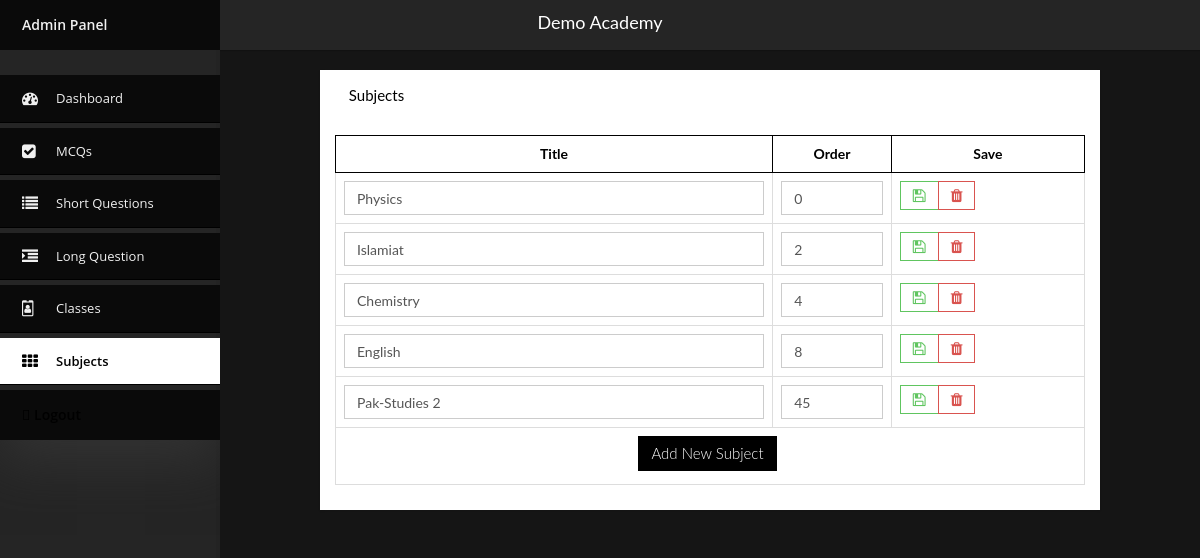
/editor/subjects.php (signed in), run on the app's committed database.
### tables this page shows
CREATE TABLE IF NOT EXISTS `contact` (
  `id` int(11) NOT NULL AUTO_INCREMENT,
  `sitename` text,
  `logo` text,
  `phone` text,
  `email` text,
  `address` text,
  `gmaps` text,
  `cover` text,
  `post` text,
  `fpost` text,
  `facebook` text,
  `twitter` text,
  `insta` text,
  `youtube` text,
  PRIMARY KEY (`id`)
);

CREATE TABLE IF NOT EXISTS `subjects` (
  `id` int(11) NOT NULL AUTO_INCREMENT,
  `name` text NOT NULL,
  `ordr` int(11) NOT NULL,
  `created_at` timestamp NOT NULL DEFAULT CURRENT_TIMESTAMP,
  PRIMARY KEY (`id`)
);

### editor/subjects.php (the view, shortened to what this page needs)
<html>
<head>
  <?php include('include/head.php') ?>
  <?php if(empty( $_GET['page_name'])) $link = 'Null' ?>
  <?php if(empty( $_GET['page_name'])) $link = 'subjects' ?>
</head>
<body onload="showtoast()" class="page-header-fixed bg-1 sidebar-nav">
  <div class="modal-shiftfix">
    <?php include('include/header.php') ?>
    <div class="container-fluid main-content">
      <div class="row">
        <div class="col-lg-1">
        </div>
        <div class="col-lg-10">
          <div class="widget-container fluid-height clearfix">
            <div class="heading" style="text-transform: capitalize;">
              <i class="fa fa-images"></i> subjects
            </div>
            <div class="widget-content padded clearfix">
              <table class="table table-bordered">
                <thead>
                  <th>
                   Title
                 </th>
                <th style="max-width: 60px;">
                  Order
                </th>
                <th class="hidden-xs">
                  Save
                </th>
              </thead>
              <tbody>
                <?php
                $rows =mysqli_query($con,"SELECT * FROM subjects  ORDER BY ordr" ) or die(mysqli_error($con));
                $n=0;
                while($row=mysqli_fetch_array($rows)){
                  $name = $row['name'];
                  $ordr = $row['ordr'];
                  $id = $row['id'];
                  ?>
                  <form method="post" action="" enctype="multipart/form-data">
                    <tr>
                      <td>
                        <input type="text" class="form-control" name="name<?php echo $n ?>" value="<?php echo $name ?>">
                      </td>
                      <td  style="max-width: 60px;">
                        <input required="" type="text" class="form-control" name="ordr<?php echo $n ?>" value="<?php echo $ordr ?>">
                      </td>
                      <td>
                        <div class="btn-group">
                          <button type="submit" name="savecat<?php echo $n ?>" class="btn btn-success-outline" value="<?php echo $id ?>"> <i class="fa fa-save"></i></button>
                          <button type="submit" name="delcat<?php echo $n ?>" class="btn btn-danger-outline" value="<?php echo $id ?>"> <i class="fa fa-trash"></i></button>
                        </div>
                      </td>
                    </tr>
                  </form>
                  <?php $n++; } ?>
                  <tr>
                    <td colspan="5" class="text-center">
                      <button type="button" class="btn btn-primary" data-toggle="modal" data-target="#exampleModal">
                        Add New Subject
                      </button>
                    </td>
                  </tr>
                </tbody>
              </table>
            </div>
          </div>
        </div>
      </div>
    </div>
      <div class="space">
      </div>
    </div>
  </body>
  </html>

### editor/include/header.php (shortened to what this page needs)
<div class="navbar navbar-fixed-top">
    <div class="sitetext">
       <center><?php echo $sitename ?> </center>
    </div>
    <div class="container-fluid main-nav clearfix">
    <div class="nav-collapse">
      <ul class="nav">
        <div id="jquery-accordion-menu" class="jquery-accordion-menu black">
        <div class="jquery-accordion-menu-header" style="margin-bottom: 25px;">Admin Panel</div>
        <ul>
          <li><a <?php if($link=='home') echo'class="active"'?> href="home"> <i class="fa fa-dashboard"></i> Dashboard </a></li>
          <li><a <?php if($link=='mcqs') echo'class="active"'?> href="mcqs"> <i class="fa fa-check-square"></i> MCQs </a></li>
          <li><a <?php if($link=='sques') echo'class="active"'?> href="sques"> <i class="fa fa-list"></i> Short Questions </a></li>
          <li><a <?php if($link=='lques') echo'class="active"'?> href="lques"> <i class="fa fa-indent"></i> Long Question </a></li>
          <li><a <?php if($link=='classes') echo'class="active"'?> href="classes"> <i class="fa fa-id-badge"></i> Classes </a></li>
          <li><a <?php if($link=='subjects') echo'class="active"'?> href="subjects"> <i class="fa fa-th"></i> Subjects </a></li>
        </ul>
        <div class="jquery-accordion-menu-footer"><a href="logout.php"> <i class="far fa-sign-out fa-flip-horizontal "></i> Logout </a> </div>
      </div>
      </ul>
    </div>
  </div>
</div>

### editor/newadmin/menu.css (style rules this page uses)
* { box-sizing:border-box; -moz-box-sizing:border-box; -webkit-box-sizing:border-box; }
body { background: #f0f0f0; }
.jquery-accordion-menu,.jquery-accordion-menu { font-family:'Open Sans',sans-serif;box-sizing:border-box;-moz-box-sizing:border-box;-webkit-box-sizing:border-box;outline:0 }
.jquery-accordion-menu { min-width:260px;float:left;position:relative;box-shadow:0 20px 50px #333 }
.jquery-accordion-menu .jquery-accordion-menu-footer,.jquery-accordion-menu .jquery-accordion-menu-header { width:100%;height:50px;padding-left:22px;float:left;line-height:50px;font-weight:600;color:#f0f0f0;background:#414956 }
.jquery-accordion-menu ul { margin:0;padding:0;list-style:none }
.jquery-accordion-menu ul li { width:100%;display:block;float:left;position:relative }
.jquery-accordion-menu ul li a { width:100%;padding:14px 22px;float:left;text-decoration:none;color:#f0f0f0;font-size:13px;background:#414956;white-space:nowrap;position:relative;overflow:hidden;-o-transition:color .2s linear,background .2s linear;-moz-transition:color .2s linear,background .2s linear;-webkit-transition:color .2s linear,background .2s linear;transition:color .2s linear,background .2s linear }
.jquery-accordion-menu>ul>li>a { border-bottom:solid 1px #3b424d }
.jquery-accordion-menu ul li a i { width:34px;float:left;line-height:18px;font-size:16px;text-align:left }
.black.jquery-accordion-menu .jquery-accordion-menu-footer,.black.jquery-accordion-menu .jquery-accordion-menu-header,.black.jquery-accordion-menu ul li a { background:#292929 }
.black.jquery-accordion-menu>ul>li>a { border-bottom-color:#222 }

### editor/custom.css (style rules this page uses)
:root { --theme-color: #000; --theme-text: #fff; --text-color: #000; --hover-color: #7d0000; }
a { color:var(--theme-color); }
.form-control { border-radius:0px; }
.btn { border-radius:0px; }
.btn { font-size: 15px; }
table { width: 100%; }
.space { height: 400px; }
.table > thead > tr > th { border: 1px solid var(--theme-color) !important; text-align: center; }
.sitetext { padding: 10px; color: #fff; font-size: 18px; }
body.sidebar-nav .navbar .container-fluid.main-nav { background: #252525; }
body.sidebar-nav .navbar .container-fluid.main-nav { padding-top: 0px; }
.jquery-accordion-menu { min-width: 200; }
body.sidebar-nav .navbar { height: 50px !important; background: #252525; }
body.bg-1 { background: #151515; }
body.sidebar-nav .navbar .container-fluid.main-nav .nav-collapse .nav { padding-left: 0px; text-align: left; }
.black.jquery-accordion-menu>ul>li>a.active { background: #ffffff; color: var(--theme-color); font-weight: 600; }
.black.jquery-accordion-menu .jquery-accordion-menu-footer, .black.jquery-accordion-menu .jquery-accordion-menu-header, .black.jquery-accordion-menu ul li a { background: #0a0a0a; }
.black.jquery-accordion-menu>ul>li>a { border-bottom-color: var(--theme-color); }

### data on the page
contact: sitename "Demo Academy"
subjects: name "Physics", ordr "0", $id 8 (drawn)
subjects: name1 "Islamiat", ordr "2"
subjects: name "Chemistry", ordr "4", $id 10 (drawn)
subjects: name "English", ordr "8", $id 12 (drawn)
subjects: name "Pak-Studies 2", ordr "45", $id 9 (drawn)
